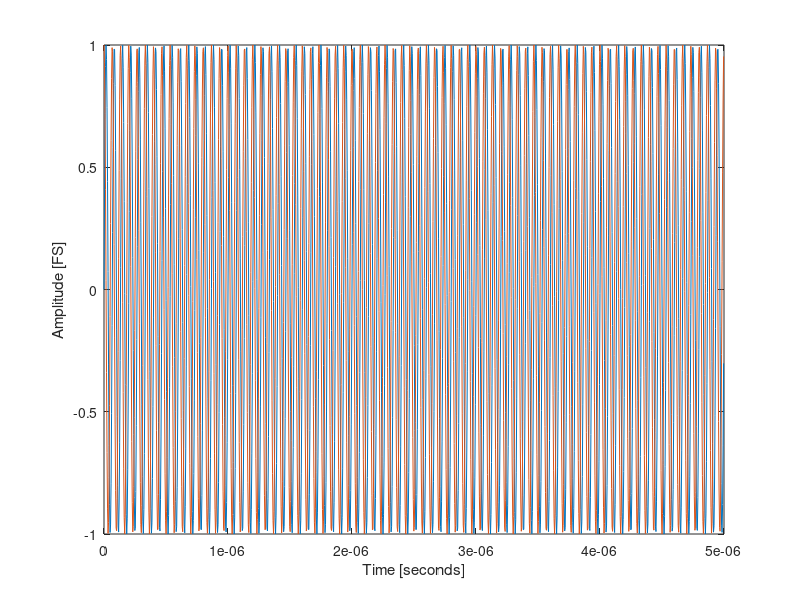

Source code (MATLAB): (Note: this script raises an error after producing the figure.)
AMPL_WIDTH = 16;
PHASE_WIDTH = 16;

FULL_SCALE = 2^(AMPL_WIDTH-1) - 1;

%Collect file data
dds_sim = csvread('dds_simulation_out.csv'); 
%Extract file data
x_sin_out = dds_sim(:,1);
x_cos_out = dds_sim(:,2);
t_out = dds_sim(:,3);
t_out = t_out* 1e-12; %convert from pico seconds

sim_length = length(t_out)
sim_time = t_out(sim_length)

%Create Simulation timescale
N = 30000;

Ts = t_out(2);
t = t_out(1:N);

Fs = 1/Ts;
finc = Fs/N;
f = 0:finc:(N/2)*finc;
fundamental_frequency = Fs/(2^PHASE_WIDTH);

x = x_sin_out(1:N)';
y = x_cos_out(1:N)';

t_plot = 0.000005;
N_plot = round(t_plot/Ts);

figure(1); plot(t(1:N_plot), x(1:N_plot)/FULL_SCALE, t(1:N_plot), y(1:N_plot)/FULL_SCALE);
xlabel('Time [seconds]'); ylabel('Amplitude [FS]');

han_window = 2*hanning(N);
han_window = han_window';

%Signal Spectral Analysis
X = fft((x/FULL_SCALE).*han_window);
X_Ampl = abs(X)./N;
X_Ampl(2:N/2) = 2*X_Ampl(2:N/2);
X_Ampl_dBFS = 20*log10(X_Ampl);

[max_value, max_index] = max(X_Ampl_dBFS);

frequency = (max_index-1)*finc

PHASE_INCREMENT = round(frequency/fundamental_frequency)

x_gold_dds = dds(PHASE_INCREMENT, 0, N);

x_gold = sin(2*pi*frequency*t);

figure(2); plot(t(1:N_plot), x(1:N_plot)/FULL_SCALE, t(1:N_plot), x_gold(1:N_plot));
xlabel('Time [seconds]'); ylabel('Amplitude [FS]');

x_error = (x_gold_dds - x);
max(x_error)
mean(x_error)

figure(3); plot(t(1:N_plot), x_error(1:N_plot));
xlabel('Time [seconds]'); ylabel('Error [LSB]');

N_plot = N/2;
figure(4); plot(f(1:N_plot)./1e6, X_Ampl_dBFS(1:N_plot));
xlabel('Frequency [MHz]'); ylabel('Amplitude [dB / dBFS]');
title('15MHz tone compaarison of custom Fixed-point DDS function vs Matlab Floating-point sin function','FontWeight','bold');
